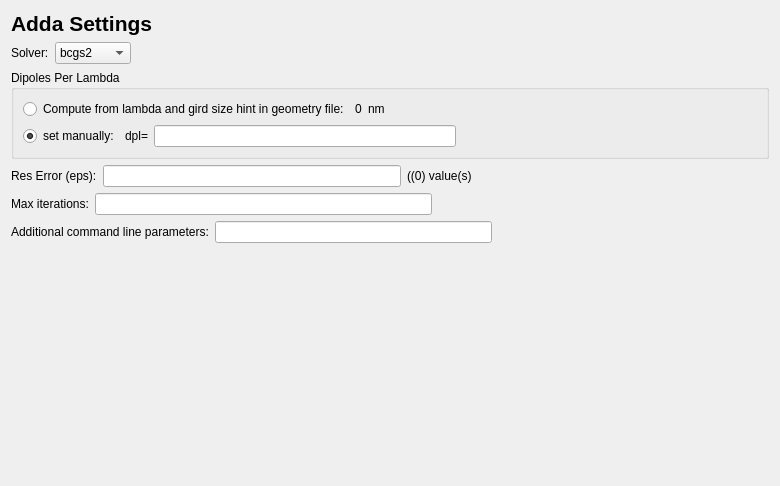
<?xml version="1.0" encoding="UTF-8"?>
<ui version="4.0">
 <class>AddaSettingsPage</class>
 <widget class="QWidget" name="AddaSettingsPage">
  <property name="geometry">
   <rect>
    <x>0</x>
    <y>0</y>
    <width>780</width>
    <height>486</height>
   </rect>
  </property>
  <property name="windowTitle">
   <string>Form</string>
  </property>
  <layout class="QVBoxLayout" name="verticalLayout">
   <item>
    <widget class="QLabel" name="label_settings_title">
     <property name="font">
      <font>
       <pointsize>16</pointsize>
       <weight>75</weight>
       <bold>true</bold>
      </font>
     </property>
     <property name="text">
      <string>Adda Settings</string>
     </property>
     <property name="alignment">
      <set>Qt::AlignLeading|Qt::AlignLeft|Qt::AlignVCenter</set>
     </property>
    </widget>
   </item>
   <item>
    <layout class="QHBoxLayout" name="horizontalLayout">
     <item>
      <widget class="QLabel" name="label">
       <property name="text">
        <string>Solver:</string>
       </property>
      </widget>
     </item>
     <item>
      <widget class="QComboBox" name="comboBox_settings_solver">
       <item>
        <property name="text">
         <string>bcgs2</string>
        </property>
       </item>
       <item>
        <property name="text">
         <string>bicg</string>
        </property>
       </item>
       <item>
        <property name="text">
         <string>bicgstab</string>
        </property>
       </item>
       <item>
        <property name="text">
         <string>cgnr</string>
        </property>
       </item>
       <item>
        <property name="text">
         <string>csym</string>
        </property>
       </item>
       <item>
        <property name="text">
         <string>qmr</string>
        </property>
       </item>
       <item>
        <property name="text">
         <string>qmr2</string>
        </property>
       </item>
       <item>
        <property name="text">
         <string/>
        </property>
       </item>
      </widget>
     </item>
     <item>
      <spacer name="horizontalSpacer">
       <property name="orientation">
        <enum>Qt::Horizontal</enum>
       </property>
       <property name="sizeHint" stdset="0">
        <size>
         <width>40</width>
         <height>20</height>
        </size>
       </property>
      </spacer>
     </item>
    </layout>
   </item>
   <item>
    <widget class="QGroupBox" name="groupBox">
     <property name="title">
      <string>Dipoles Per Lambda</string>
     </property>
     <layout class="QVBoxLayout" name="verticalLayout_2">
      <item>
       <layout class="QHBoxLayout" name="horizontalLayout_6">
        <item>
         <widget class="QRadioButton" name="radioButton_dpl_derivefromfile">
          <property name="enabled">
           <bool>true</bool>
          </property>
          <property name="text">
           <string>Compute from lambda and gird size hint in geometry file:</string>
          </property>
         </widget>
        </item>
        <item>
         <widget class="QLabel" name="label_settings_dpl_from_file">
          <property name="text">
           <string>0</string>
          </property>
         </widget>
        </item>
        <item>
         <widget class="QLabel" name="label_setting_dpl_unit">
          <property name="sizePolicy">
           <sizepolicy hsizetype="Preferred" vsizetype="Fixed">
            <horstretch>0</horstretch>
            <verstretch>0</verstretch>
           </sizepolicy>
          </property>
          <property name="minimumSize">
           <size>
            <width>8</width>
            <height>0</height>
           </size>
          </property>
          <property name="text">
           <string>nm</string>
          </property>
         </widget>
        </item>
        <item>
         <spacer name="horizontalSpacer_6">
          <property name="orientation">
           <enum>Qt::Horizontal</enum>
          </property>
          <property name="sizeHint" stdset="0">
           <size>
            <width>40</width>
            <height>20</height>
           </size>
          </property>
         </spacer>
        </item>
       </layout>
      </item>
      <item>
       <layout class="QHBoxLayout" name="horizontalLayout_5">
        <item>
         <widget class="QRadioButton" name="radioButton_settings_dpl_override">
          <property name="text">
           <string>set manually:</string>
          </property>
          <property name="checked">
           <bool>true</bool>
          </property>
         </widget>
        </item>
        <item>
         <widget class="QLabel" name="label_4">
          <property name="text">
           <string>dpl=</string>
          </property>
         </widget>
        </item>
        <item>
         <widget class="QLineEdit" name="lineEdit_settings_lambda_user">
          <property name="enabled">
           <bool>true</bool>
          </property>
         </widget>
        </item>
        <item>
         <spacer name="horizontalSpacer_5">
          <property name="orientation">
           <enum>Qt::Horizontal</enum>
          </property>
          <property name="sizeHint" stdset="0">
           <size>
            <width>40</width>
            <height>20</height>
           </size>
          </property>
         </spacer>
        </item>
       </layout>
      </item>
     </layout>
    </widget>
   </item>
   <item>
    <layout class="QHBoxLayout" name="horizontalLayout_2">
     <item>
      <widget class="QLabel" name="label_2">
       <property name="text">
        <string>Res Error (eps):</string>
       </property>
      </widget>
     </item>
     <item>
      <widget class="QLineEdit" name="lineEdit_settings_eps_seq">
       <property name="text">
        <string/>
       </property>
      </widget>
     </item>
     <item>
      <widget class="QLabel" name="label_settings_no_eps">
       <property name="text">
        <string>((0) value(s)</string>
       </property>
      </widget>
     </item>
     <item>
      <spacer name="horizontalSpacer_2">
       <property name="orientation">
        <enum>Qt::Horizontal</enum>
       </property>
       <property name="sizeHint" stdset="0">
        <size>
         <width>40</width>
         <height>20</height>
        </size>
       </property>
      </spacer>
     </item>
    </layout>
   </item>
   <item>
    <layout class="QHBoxLayout" name="horizontalLayout_4">
     <item>
      <widget class="QLabel" name="label_3">
       <property name="text">
        <string>Max iterations:</string>
       </property>
      </widget>
     </item>
     <item>
      <widget class="QLineEdit" name="lineEdit_settings_maxiter">
       <property name="text">
        <string/>
       </property>
      </widget>
     </item>
     <item>
      <spacer name="horizontalSpacer_4">
       <property name="orientation">
        <enum>Qt::Horizontal</enum>
       </property>
       <property name="sizeHint" stdset="0">
        <size>
         <width>40</width>
         <height>20</height>
        </size>
       </property>
      </spacer>
     </item>
    </layout>
   </item>
   <item>
    <layout class="QHBoxLayout" name="horizontalLayout_3">
     <item>
      <widget class="QLabel" name="label_settings_additionalparam">
       <property name="text">
        <string>Additional command line parameters:</string>
       </property>
      </widget>
     </item>
     <item>
      <widget class="QLineEdit" name="lineEdit_settings_additionalparam"/>
     </item>
     <item>
      <spacer name="horizontalSpacer_3">
       <property name="orientation">
        <enum>Qt::Horizontal</enum>
       </property>
       <property name="sizeHint" stdset="0">
        <size>
         <width>40</width>
         <height>20</height>
        </size>
       </property>
      </spacer>
     </item>
    </layout>
   </item>
   <item>
    <spacer name="verticalSpacer">
     <property name="orientation">
      <enum>Qt::Vertical</enum>
     </property>
     <property name="sizeHint" stdset="0">
      <size>
       <width>20</width>
       <height>40</height>
      </size>
     </property>
    </spacer>
   </item>
  </layout>
 </widget>
 <resources/>
 <connections/>
</ui>
